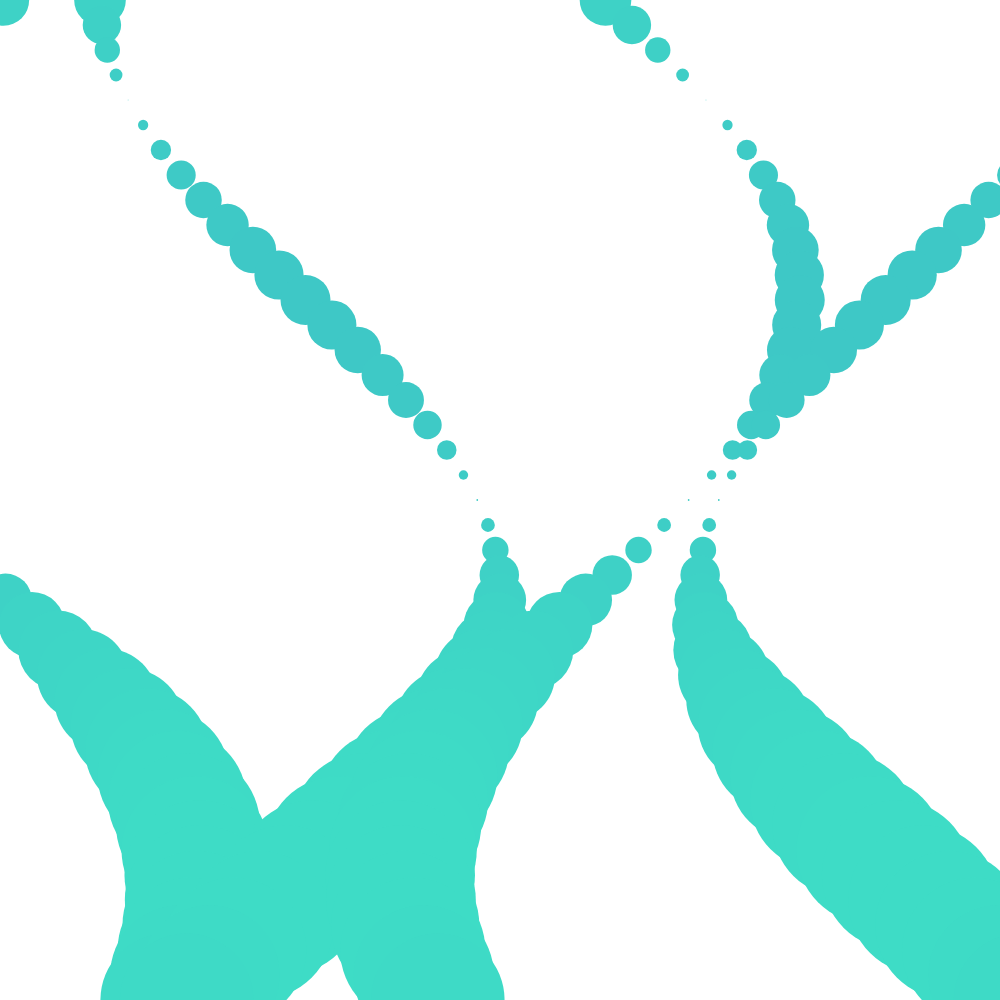
Frame 1 (no input)
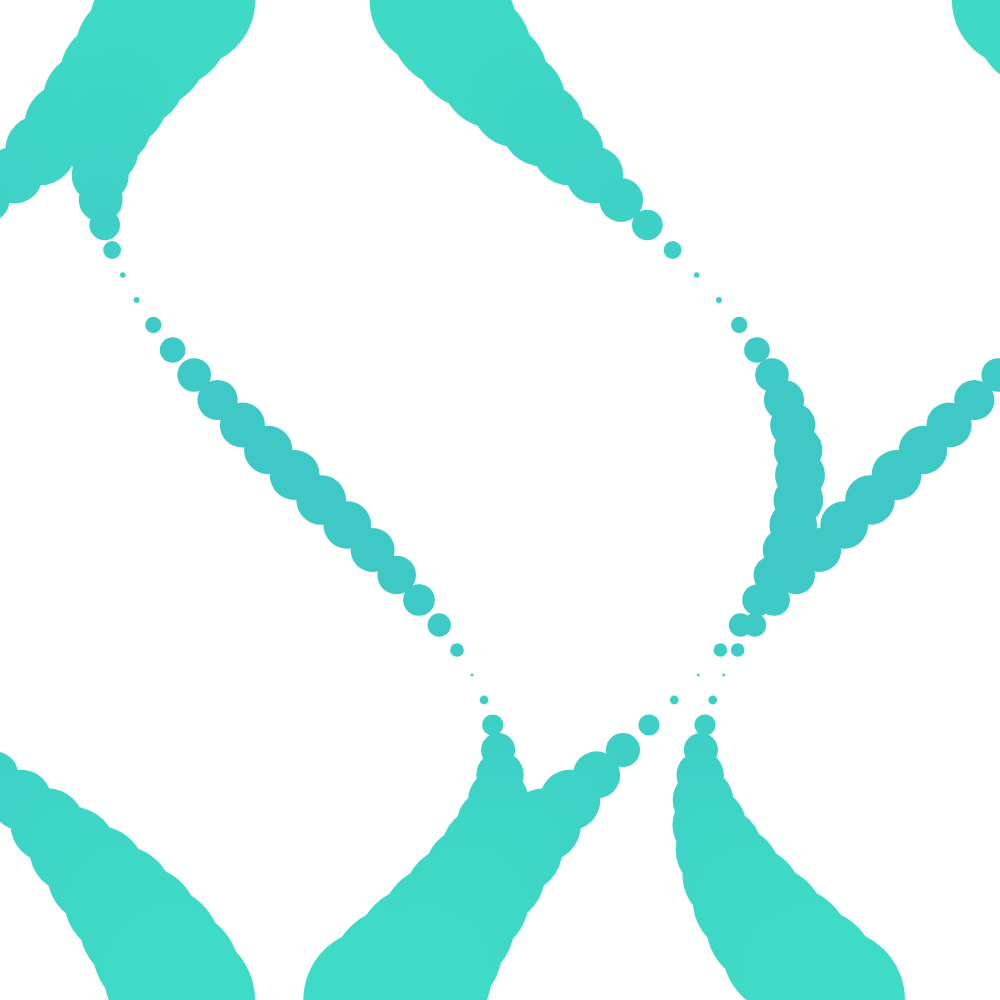
Frame 60 (no input)
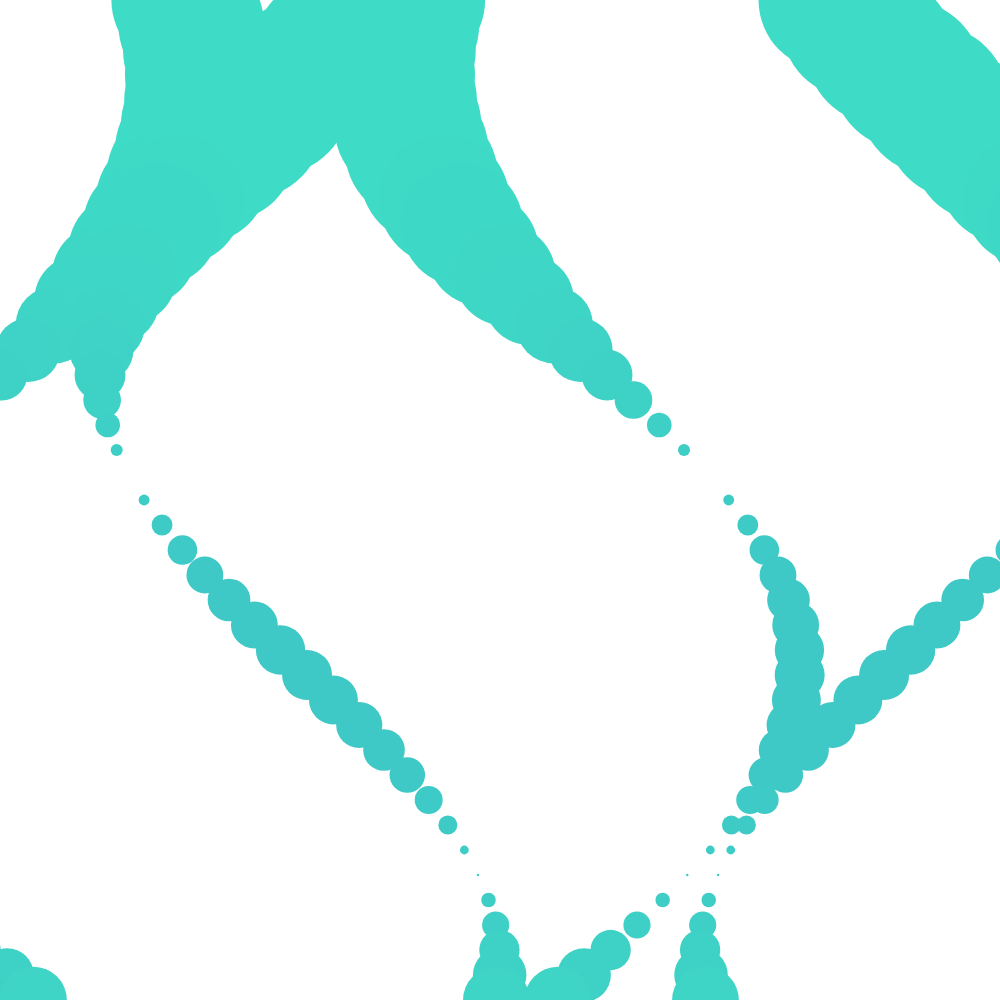
Frame 120 (the mouse pressed at the canvas centre since frame 60)

The p5.js sketch that drew these frames (run headless with seeded random() and noise() and a simulated clock; from frame 60 on, the mouse is pressed at the canvas centre):

// p5.js sketch
// ── sketch.js
//sketching; circles and sine; september 2024.

let w = 50;
let margin = 0;

let amp = 200;

function setup() {
  createCanvas(1000, 1000);
  noStroke();
}

function draw() {
  //background('#176383');
  background(255);

  var t = frameCount / 60;

  //fill(255);

  for (let x = margin; x <= width - margin; x += 300) {
    for (let y = margin; y <= height - margin; y += w / 2) {

      fill (62, 210+(sin(y+t))*10, 198)
      circle(x + sin(x + y + t) * amp, y, w + sin(y + t) * 100);
    }
  }
}
